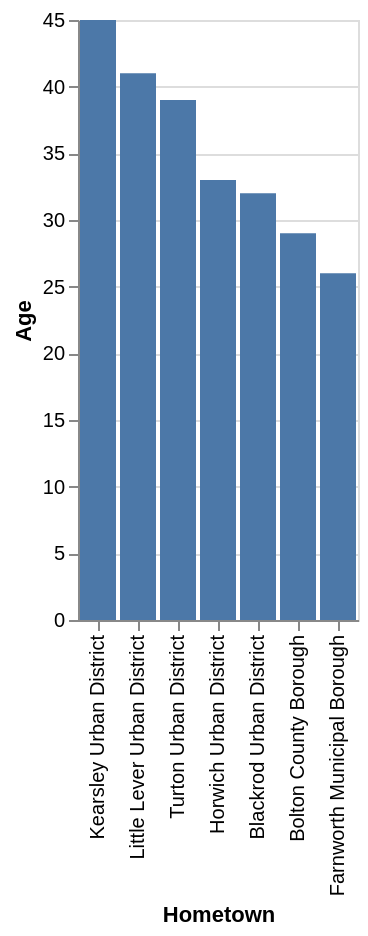

Describe this chart as a Vega-Lite specification.
### Vega-Lite specification from a JSON file in a GitHub repository (floating-point values rounded to 4 significant figures)
{"data": {"values": [{"x_data": "Kearsley Urban District", "y_data": 45}, {"x_data": "Little Lever Urban District", "y_data": 41}, {"x_data": "Turton Urban District", "y_data": 39}, {"x_data": "Horwich Urban District", "y_data": 33}, {"x_data": "Blackrod Urban District", "y_data": 32}, {"x_data": "Bolton County Borough", "y_data": 29}, {"x_data": "Farnworth Municipal Borough", "y_data": 26}]}, "mark": "bar", "encoding": {"x": {"field": "x_data", "type": "nominal", "title": "Hometown", "sort": {"op": "sum", "field": "y_data", "order": "descending"}}, "y": {"field": "y_data", "type": "quantitative", "title": "Age"}}}
